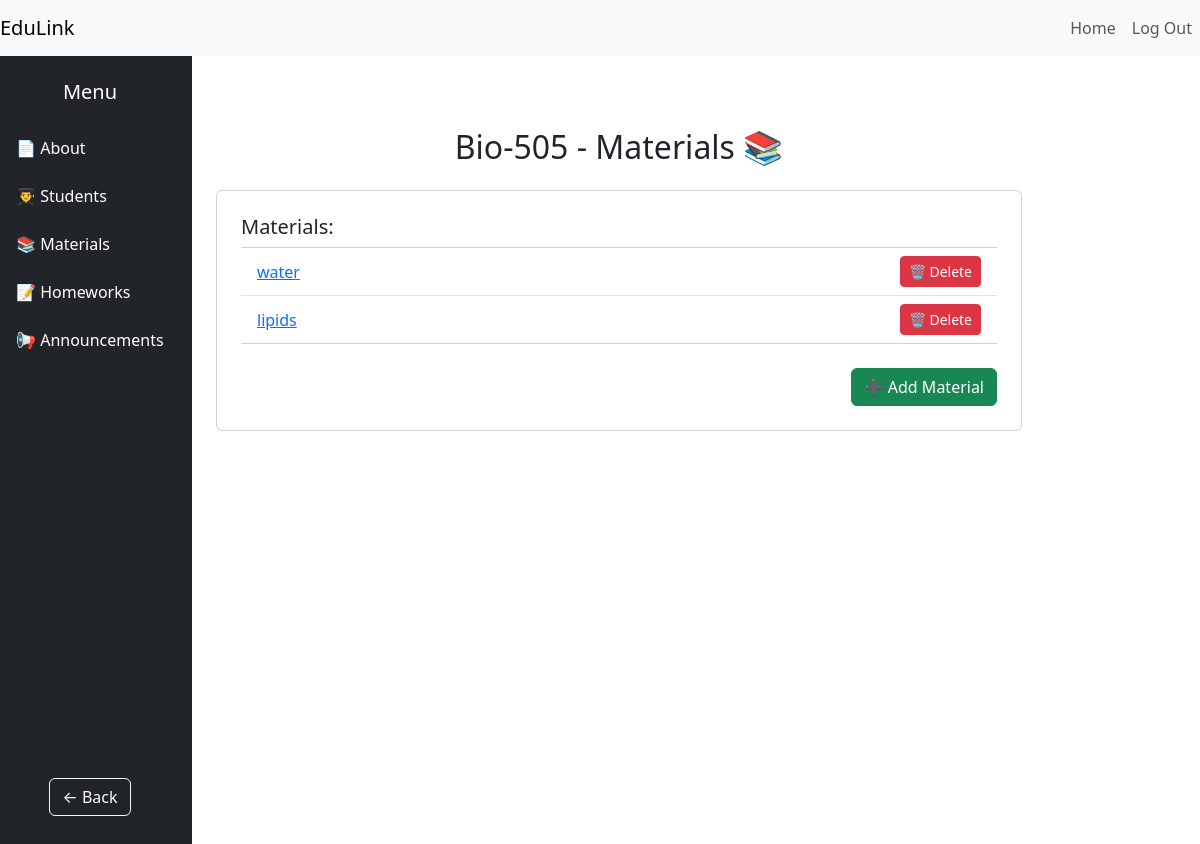
The app's page /materials/1 (signed in) with its own data.
### service505.py (models this page shows, shortened)
class Class(db.Model):
        table_name = 'class'
        id = db.Column(db.Integer, primary_key=True)
        name = db.Column(db.String(100), nullable=False)
        subject = db.Column(db.String(100), nullable=False)
        day = db.Column(db.String(10), nullable=False)
        start_time = db.Column(db.Time, nullable=False)
        duration = db.Column(db.Integer, nullable=False)
        key = db.Column(db.String(10), unique=True, nullable=False)
        instructor_id = db.Column(db.Integer, db.ForeignKey('user.id'), nullable=False)
        materials = db.relationship('Material', backref='class_info', cascade='all, delete-orphan')
        homeworks = db.relationship('Homework', backref='class_info', cascade='all, delete-orphan')
        announcements = db.relationship('Announcement', backref='class_info', cascade='all, delete-orphan')
        created_at = db.Column(db.DateTime(timezone=True), server_default=func.now())
        updated_at = db.Column(db.DateTime(timezone=True), default=func.now(), onupdate=func.now())

class Material(db.Model):
    table_name = 'materials'
    id = db.Column(db.Integer, primary_key=True)
    name = db.Column(db.String(255), nullable=False)
    text = db.Column(db.Text, nullable=True)
    filename = db.Column(db.String(255), nullable=False)
    class_id = db.Column(db.Integer, db.ForeignKey('class.id'), nullable=False)
    created_at = db.Column(db.DateTime(timezone=True), server_default=func.now())
    updated_at = db.Column(db.DateTime(timezone=True), default=func.now(), onupdate=func.now())

### service505.py (the view)
@app.route('/materials/<int:class_id>')
@login_required
def materials(class_id):
    class_info = Class.query.get_or_404(class_id)
    materials=Material.query.filter_by(class_id=class_id).all()
    return render_template('class/material/class_materials.html', class_info=class_info, materials=materials)

### service505.py (called while the page is built)
@login_manager.user_loader
def load_user(user_id):
   return User.query.get(int(user_id))

### templates/class/material/class_materials.html
{% extends "base/base_class.html" %}
{% block class_content %}
<div class="col-md-9 col-lg-10 py-5">
    <div class="container">
      <h2 class="text-center mb-4">{{ class_info.name }} - Materials 📚</h2>
      <div class="card p-4">
        <h5>Materials:</h5>
       <ul class="list-group list-group-flush">
  {% for material in materials %}
        <li class="list-group-item d-flex justify-content-between align-items-center">
         <a href="{{ url_for('view_material', material_id=material.id) }}">{{ material.name }}</a>
    <form method="POST" action="{{ url_for('delete_material', material_id=material.id) }}" onsubmit="return confirm('Are you sure you want to delete this material?');">
        <button type="submit" class="btn btn-sm btn-danger">🗑 Delete</button>
      </form>
    </li>
  {% else %}
    <li class="list-group-item">No materials uploaded yet.</li>
  {% endfor %}
</ul>
<div class="d-flex justify-content-end mt-4">
  <a href="{{ url_for('addmaterials', class_id=class_info.id) }}" class="btn btn-success">➕ Add Material</a>
</div>
        </div>
      </div>
    </div>
  </div>
</div>
{% endblock %}

### records on screen
Class: name "Bio-505"
Material: name "water"
Material: name "lipids"
